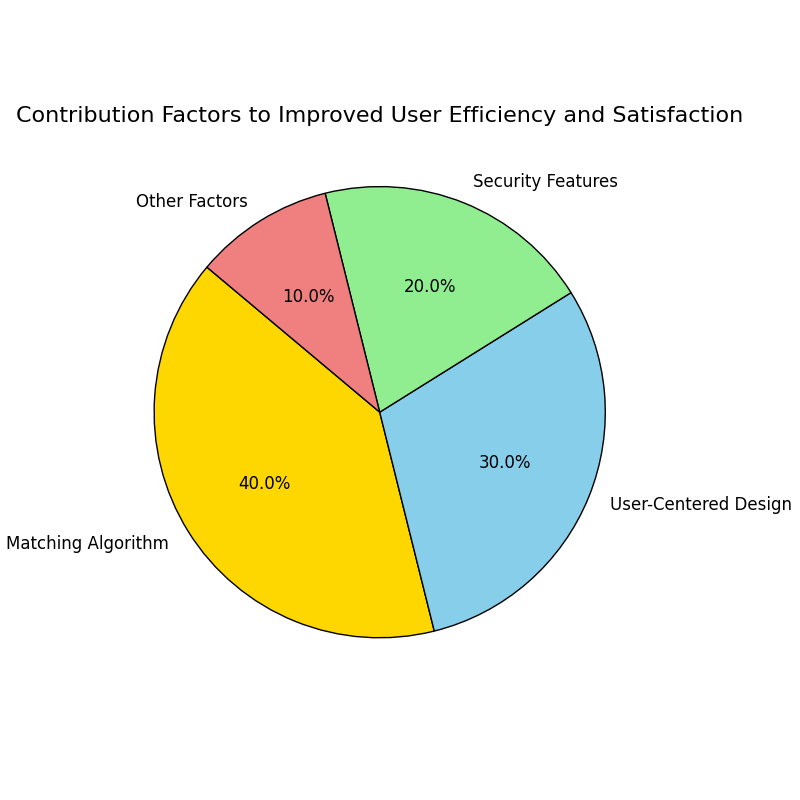

This chart was generated by the following Python code:
import matplotlib.pyplot as plt

# Data for the pie chart
factors = ['Matching Algorithm', 'User-Centered Design', 'Security Features', 'Other Factors']
contributions = [40, 30, 20, 10]
colors = ['gold', 'skyblue', 'lightgreen', 'lightcoral']

# Plotting the pie chart
fig, ax = plt.subplots(figsize=(8, 8))
ax.pie(contributions, labels=factors, colors=colors, autopct='%1.1f%%', startangle=140, wedgeprops={'edgecolor': 'black'}, textprops={'fontsize': 12})

# Adding title
ax.set_title('Contribution Factors to Improved User Efficiency and Satisfaction', fontsize=16)

# Displaying the chart
plt.tight_layout()
plt.savefig('contribution_factors_pie_chart.png', format='png', dpi=300)
plt.show()
